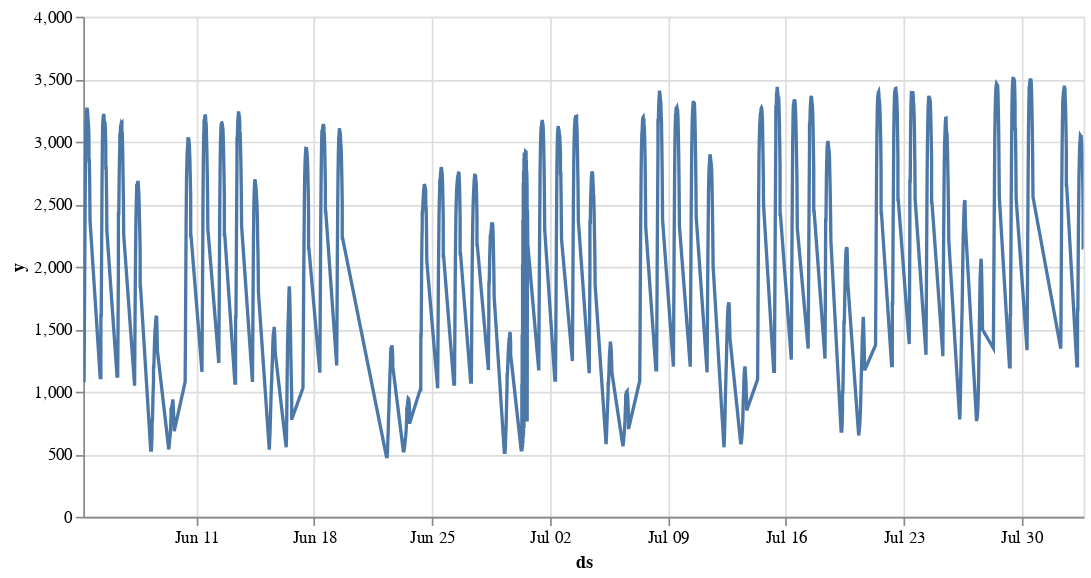

The notebook cell this image was saved under:
### Code cell
# plot line chart to train, test and forecast data using altair
train['ds'] = pd.to_datetime(train['ds'])
test['ds'] = pd.to_datetime(test['ds'])
forecast['ds'] = pd.to_datetime(forecast['ds'])

alt.Chart(train).mark_line().encode(
    x='ds',
    y='y'
).properties(
    width=600,
    height=300
).interactive()

# alt.Chart(test).mark_line().encode(
#     x='ds',
#     y='y'
# ).properties(
#     width=600,
#     height=300
# ).interactive()

# alt.Chart(forecast).mark_line().encode(
#     x='ds',
#     y='yhat'
# ).properties(
#     width=600,
#     height=300
# ).interactive()

# # plot line chart to train, test and forecast data using plotly
# fig = go.Figure()
# fig.add_trace(go.Scatter(x=train['ds'], y=train['y'], name='train'))
# fig.add_trace(go.Scatter(x=test['ds'], y=test['y'], name='test'))
# fig.add_trace(go.Scatter(x=forecast['ds'], y=forecast['yhat'], name='forecast'))
# fig.show()

### Figure 1 — Vega-Lite specification as saved in the notebook (floating-point values rounded to 4 significant figures; data arrays with more than 128 entries replaced by an {"elided": "..."} marker saying what was removed)
{"config": {"view": {"continuousWidth": 400, "continuousHeight": 300}}, "data": {"name": "data-f12ce896a668b273a8234fbe10dcce9c"}, "mark": "line", "encoding": {"x": {"field": "ds", "type": "temporal"}, "y": {"field": "y", "type": "quantitative"}}, "height": 300, "selection": {"selector001": {"type": "interval", "bind": "scales", "encodings": ["x", "y"]}}, "width": 600, "$schema": "https://vega.github.io/schema/vega-lite/v4.17.0.json", "datasets": {"data-f12ce896a668b273a8234fbe10dcce9c": {"elided": "1138 records"}}}
